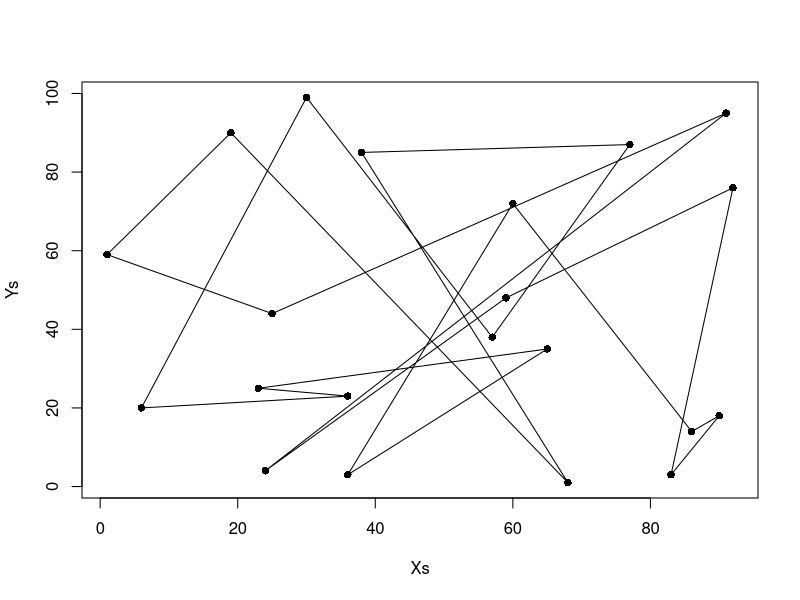
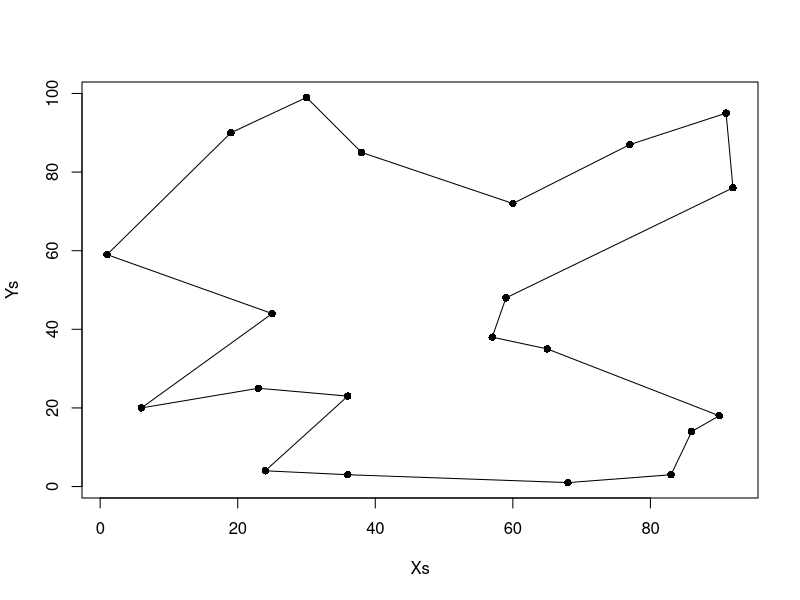

Recreate these plots in R, in order.

tabuTSP<-function(size = 10, iters = 100, objFunc = NULL, config = NULL,
                  neigh = size^2, listSize = 9, nRestarts = 10, repeatAll = 1,
                  verbose = FALSE,dist=NULL)
{
  if (size < 2) { 
    stop("error: config too short!")
  }
  if(is.null(dist)){
    stop("error: must provide a distance matrix")
  }
  if (iters < 2) { 
    stop("error: not enough iterations!")
  }
  if (listSize >= size) { 
    stop("error: listSize too big!")
  }
  if (neigh > size^2) { 
    stop("error: too many neighbours!")
  }
  if (is.null(objFunc)) { 
    stop("A evaluation function must be provided. See the objFunc parameter.")
  }
  if (is.null(config)) {
    config<-getGreedy(size,dist)
  }
  else if (size != length(config)) {
    stop("Length of the starting configuration != size")
  }
  if (repeatAll < 1) {
    stop("error: repeatAll must be > 0")
  }
  iter <- 1 
  configKeep <- matrix(0, repeatAll * iters * (nRestarts + 3), size) 
  eUtilityKeep <- vector(, repeatAll * iters * (nRestarts + 3)) 
  for (j in 1:repeatAll) { 
    if (j > 1) { 
      config<-rbind(getRandom(size))
    }
    tabuList <- matrix(0, 1, size^2) 
    listOrder <- matrix(0, 1, listSize^2)
    eUtility <- objFunc(config,dist) 
    aspiration <- eUtility 
    
    
    preliminarySearch <- function() {
      configKeep[iter, ] <- config 
      eUtilityKeep[iter] <- eUtility 
      iter <- iter + 1 
      for (i in 2:iters) { 
        neighboursEUtility <- matrix(0, 1, size^2) 
        configTemp <- t(matrix(config, size, neigh)) 
        Neighbours <- c(1:(size^2))
        
        if(size>=60){
          configTemp<-findConfP(config)
        }else{
          configTemp<-findConf(config,size)
        }
        
        neighboursEUtility[Neighbours] <- apply(configTemp, 1,objFunc,d=dist)
        
        maxNontaboo <- max(neighboursEUtility[tabuList == 0]) 
        if(length(neighboursEUtility[tabuList==1])==0){ 
          maxTaboo<-(-2147483647)
        }else{
          maxTaboo <- max(neighboursEUtility[tabuList == 1]) 
        }
        move <- ifelse(maxTaboo > maxNontaboo & maxTaboo > aspiration, 
                       
                       ifelse(length(which(neighboursEUtility == maxTaboo)) == 1, 
                              which(neighboursEUtility == maxTaboo), 
                              sample(which(neighboursEUtility == maxTaboo), 1)),
                       
                       ifelse(length(which(neighboursEUtility == maxNontaboo & tabuList == 0)) == 1,
                              which(neighboursEUtility == maxNontaboo & tabuList==0), 
                              sample(which(neighboursEUtility == maxNontaboo & tabuList==0), 1)) 
                       
        ) 
        
        
        if (eUtility >= neighboursEUtility[move]) { 
          tabuList[move] <- 1 
          if (sum(tabuList) > listSize^2) { 
            tabuList[listOrder[1]] <- 0 
            listOrder[1:listSize] <- c(listOrder[2:listSize], 0) 
          }
          listOrder[min(which(listOrder == 0))] <- move
        }
        else if (neighboursEUtility[move] > aspiration)
          aspiration <- neighboursEUtility[move]
        eUtility <- neighboursEUtility[move] 
        
        config<-configTemp[move,]
        configKeep[iter, ] <- config 
        eUtilityKeep[iter] <- eUtility 
        iter <- iter + 1 
      }
      result = list(aspiration = aspiration, configKeep = configKeep, eUtilityKeep = eUtilityKeep, iter = iter)
      return(result)
    }
    
    
    if (verbose) 
      cat("Preliminary search stage...\n")
    
    result <- preliminarySearch() 
    aspiration <- result$aspiration 
    configKeep <- result$configKeep 
    eUtilityKeep <- result$eUtilityKeep 
    iter <- result$iter 
    temp_asp <- -2147483647
    restarts <- 0 
    
    
    while (temp_asp < aspiration & restarts < nRestarts) { 
      if (verbose)
        cat("Intensification stage...\n")
      eUtility <- max(eUtilityKeep[which(eUtilityKeep!=0)]) 
      temp_asp <- aspiration 
      config <- configKeep[max(which(eUtilityKeep == eUtility)), ] 
      result <- preliminarySearch() 
      aspiration <- result$aspiration 
      configKeep <- result$configKeep
      eUtilityKeep <- result$eUtilityKeep
      iter <- result$iter
      restarts <- restarts + 1 
    }
    if (verbose)
      cat("Diversification stage...\n")
    
    
    config<-rbind(getRandom(size))
    
    eUtility <- objFunc(config,dist) 
    
    frequent <- apply(configKeep, 2, function(x) sum(diff(x) != 0)) 
    
    tempTabuList <- as.numeric(rank(frequent, ties.method = "random") > (size - listSize)) 
    
    tabuList<-tl(tempTabuList) 
    
    listOrder <- sample(which(tabuList==1), listSize^2) 
    
    result <- preliminarySearch() 
    iter <- result$iter
    configKeep <- result$configKeep
    eUtilityKeep <- result$eUtilityKeep
    
  }
  
  endResult <- list(type = "binary configuration", configKeep = configKeep[1:(iter - 1), ], eUtilityKeep = eUtilityKeep[1:(iter - 1)], iters = iters, neigh = neigh, listSize = listSize, repeatAll = repeatAll)
  class(endResult) = "tabu"
  return(endResult)
  
}


evaluate<-function(v,d){
  pathLength<-0
  for(i in 1:length(v)){
    pathLength<-pathLength+(d[i,which(v==i)]) 
  }
  return(-1*pathLength)
}

findConf<-function(v,size){ #non-parallel neighbour finding
  m<-matrix(v,size^2,length(v))#just set to initial size
  track<-1
  for(i in 1:length(v)){
    for(j in 1:length(v)){
      m[track,]<-swap(v,i,j)
      track<-track+1
    }
  }
  return(m)
}
findConfP<-function(v){ #parallel neighbour finding
  if(!"foreach" %in% rownames(installed.packages())){
    install.packages("foreach")
  }
  if("doParallel" %in% rownames(installed.packages())){
    install.packages("doParallel")
  }
  nc<-detectCores()-1
  cl<-makeCluster(nc)
  library(doParallel)
  library(foreach)
  m<-matrix(v,1,length(v))
  avec<-c(1:length(v))
  bvec<-c(1:length(v))
  mt<-
    foreach(b=bvec, .combine='rbind')%:%
    foreach(a=avec, .combine='rbind', .export='Pswap') %dopar%{
      Pswap(m,a,b)
    }
  stopCluster(cl)
  return(mt)
}


swap<-function(v,X1,X2){ 
  originalV<-v
  if(X1==X2){
    return(v)
  }
  X1p<-v[X1] 
  if(X1p==X2){ 
    return(v)
  }
  pX1<-which(v==X1) 
  pX2<-which(v==X2) 
  v[pX1]<-X1p 
  v[X1]<-X2 
  v[pX2]<-X1 
  bool<-T 
  for(i in 1:length(v)){
    if(v[i]==i){
      bool<-F
    }
  }
  
  if(bool==F){ 
    return(originalV)
  }
  return(v)
}

tl<-function(b){ 
  v<-numeric(length(b)^2)
  track<-1
  for(i in 1:length(b)){
    if(b[i]==1){
      v[track:(track+length(b)-1)]<-1
      track<-(track+length(b))
    }else{
      track<-(track+length(b))
    }
  }
  return(v)
}

generate<-function(size){
  v<-numeric(size) 
  t<-c(1:size) 
  for(i in 1:size){
    exc<-c(i,v,which(v==i)) 
    
    temp<-t[-exc] 
    
    if(i==size && (temp==size || length(temp)==0)){ 
      v<-generate(size) 
    }else{
      if(length(temp)==1){
        v[i]<-temp
      }else{
        v[i]<-sample(t[-exc],1) 
      }
    }
    
  }
  return(v)
}

getRandom<-function(size){
  loop<-T
  v<-numeric(size)
  while(loop){
    v<-generate(size)
    if(valid(v)==T){
      return(v)
    }
  }
}

valid<-function(b){ 
  if(length(b)<1){
    return(F)
  }else if(length(b)==1){
    return(T)
  }else{
    track<-1
    max<-length(b)
    bool<-T 
    visited<-numeric(length(b))
    current<-1
    for(i in 1:max){
      visited[i]<-b[current] 
      current<-b[current]
      
    }
    
  }
  
  return(!any(duplicated(visited)))
}
getPath<-function(size,resM){
  visited<-numeric(size)
  current<-1
  for(i in 1:size){
    visited[i]<-resM[current] 
    current<-resM[current]
  }
  cycle<-c(1,visited)
  return(rbind(cycle))
}

getGreedy<-function(size,d){
  diag(d)<-diag(d)+.Machine$integer.max
  v<-numeric(size)
  track<-1
  exc<-numeric(size)
  exc[1]<-1
  for(i in 1:size){
    exc<-c(track,exc)
    if(i==size){
      v[track]<-1
    }else{
      if(length(d[track,-exc])==1){ #it was being forced to a vector when there was length 1 and it was causing issues with "names()"
        vect2<-which(d[track,]==d[track,-exc]) #PROBLEM this can produce more than 1 number when there is 2 numbers exactly the same in the same row
        pos<-setdiff(vect2,exc) #This takes the differene between the 2 vectors i.e removes the excluded towns from vect2 (if an excluded town has exactly the same distance it can be included)
        v[track]<-pos
      }else{
        v[track]<-as.integer(names(which.min(d[track,-exc])))
      }
      track<-v[track]
    }
  }
  return(v)
}


summ<-function (object, verbose = FALSE, ...)
{
  tabuObject <- object
  nVars <- rowSums(tabuObject$configKeep)
  nSelect <- colSums(tabuObject$configKeep)
  uniqueConfig <- dim(unique(tabuObject$configKeep))[1]
  output <- paste("Tabu Settings", "\n", "  Type                                       = ",
                  tabuObject$type, "\n", "  No of algorithm repeats                    = ",
                  tabuObject$repeatAll, "\n", "  No of iterations at each prelim search     = ",
                  tabuObject$iters, "\n", "  Total no of iterations                     = ",
                  length(nVars), "\n", "  No of unique best configurations           = ",
                  uniqueConfig, "\n", "  Tabu list size                             = ",
                  tabuObject$listSize, "\n", "  Configuration length                       = ",
                  length(nSelect), "\n", "  No of neighbours visited at each iteration = ",
                  tabuObject$neigh, "\n", sep = "")
  maxObjFunction <- max(tabuObject$eUtilityKeep)
  optimumNVars <- nVars[which(tabuObject$eUtilityKeep == max(tabuObject$eUtilityKeep))]
  optimumIteration <- which(tabuObject$eUtilityKeep == max(tabuObject$eUtilityKeep))
  if(length(optimumIteration)==1){
    optimumConfig <- matrix(tabuObject$configKeep[optimumIteration, ],1,length(nSelect))
  }else{
    optimumConfig<-tabuObject$configKeep[optimumIteration, ]
  }
  optionPart <- paste("Results:", "\n", "  Shortest path found              = ",
                      -1*maxObjFunction, "\n", "  Occurs # of times                = ",
                      length(optimumNVars), "\n", "  Optimum number of variables      = ",
                      unique(optimumNVars), "\n", sep = "")
  cat(output)
  cat(optionPart)
  if (verbose) {
    cat(paste("Optimum configuration found:", "\n"))
    print(unique(optimumConfig))
    cat(paste("Optimum path found:","\n"))
    print(getPath(length(nSelect),tabuObject$configKeep[which.max(tabuObject$eUtilityKeep),]))
  }
}


Xs<-sample(1:100,21,replace=T) 
Ys<-sample(1:100,21,replace=T) 
Ps<-cbind(Xs,Ys) 
d<-as.matrix(dist(Ps))

m<-as.matrix(eurodist)
rownames(m)<-c(1:21)
colnames(m)<-c(1:21)

time<-proc.time()
res<-tabuTSP(size=21,iters=10,objFunc=evaluate,listSize=15,nRestarts=10,repeatAll=1,d=d)
summ(res, verbose=T) #Worked for 125 towns, took approx 90 minutes
proc.time()-time

plot(Ps,col="black",pch=16)
adjXs<-c(Xs,Xs[1])
adjYs<-c(Ys,Ys[1])
lines(adjXs,adjYs)
resM<-res$configKeep[which.max(res$eUtilityKeep),]

newPs<-function(Ps,resM){
  visited<-numeric(length(Ps[,1]))
  current<-1
  for(i in 1:length(Ps[,1])){
    visited[i]<-resM[current]
    current<-resM[current]
  }
  cycle<-c(1,visited)
  Xs<-Ps[cycle,1]
  Ys<-Ps[cycle,2]
  plot(Ps,col="black",pch=16)
  lines(Xs,Ys)
}
newPs(Ps,resM)
